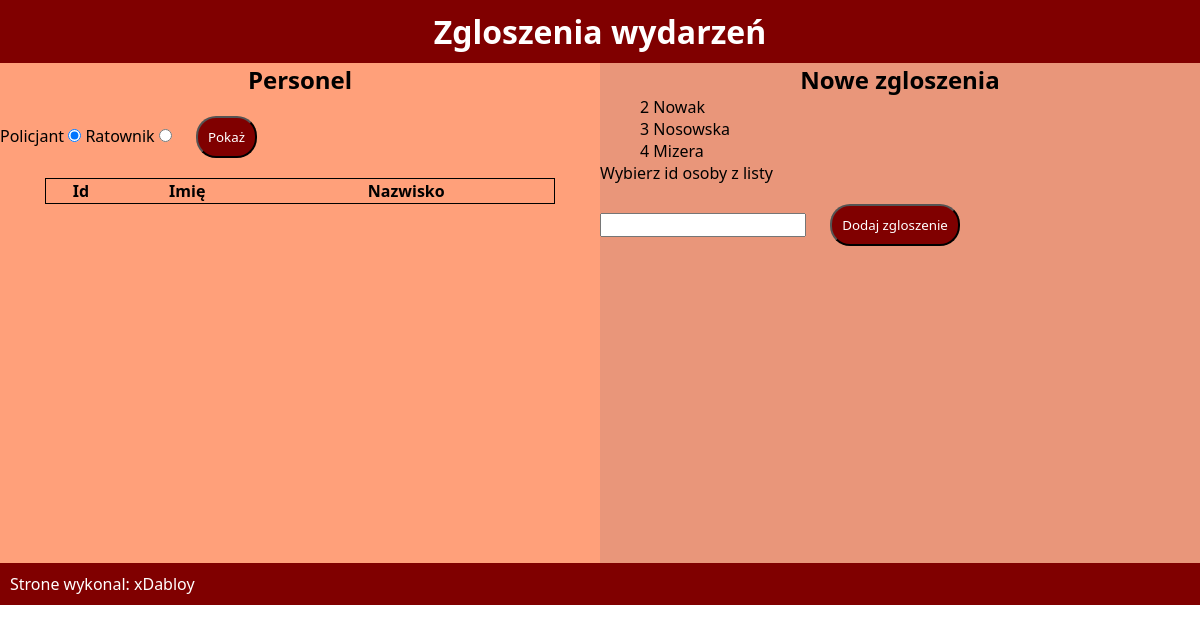
Screenshot of /inf03_20.02/index.php with the database file from the repository.
### tables this page shows
CREATE TABLE IF NOT EXISTS `personel` (
  `id` int(11) NOT NULL,
  `imie` varchar(20) NOT NULL,
  `nazwisko` varchar(50) NOT NULL,
  `status` char(10) NOT NULL DEFAULT 'policjant'
);

### inf03_20.02/index.php (the view, shortened to what this page needs)
<?php
$server = "localhost";
$username = "root";
$password = "";
$database = "Zgloszenia";
$connection = mysqli_connect($server, $username, $password, $database);
?>
<!DOCTYPE html>
<html lang="pl">
<head>
    <link rel="stylesheet" href="styl.css">
</head>
<body>
    <div class="naglowek">
        <h1>Zgloszenia wydarzeń</h1>
    </div>
    <div class="glowny">
        <div class="lewy">
            <h2>Personel</h2>
            <form method="POST">
                <label for="policjant">Policjant</label>
                <input type="radio" id="policjant" name="personel" value="policjant" checked>
                <label for="ratownik">Ratownik</label>
                <input type="radio" id="ratownik" name="personel" value="ratownik">
                <button type="submit">Pokaż</button>
            </form>
            <table>
                <tr>
                    <th>Id</th>
                    <th>Imię</th>
                    <th>Nazwisko</th>
                </tr>
            </table>
        </div>
        <div class="prawy">
            <h2>Nowe zgloszenia</h2>
            <ol>
                <?php
                $query = 'SELECT personel.`id`, personel.`nazwisko` FROM `personel` WHERE personel.id NOT IN (SELECT rejestr.id_personel FROM rejestr)';
                $wynik_zapytania = mysqli_query($connection, $query);
                for ($i = 0; $i < mysqli_num_rows($wynik_zapytania); $i++) {
                    $dane = mysqli_fetch_array($wynik_zapytania);
                    echo "<li>$dane[id] $dane[nazwisko]</li>";
                }
                ?>
            </ol>
            <form method="POST">
                <p>Wybierz id osoby z listy</p>
                <input type="number">
                <button>Dodaj zgloszenie</button>
            </form>
        </div>
    </div>
    <div class="stopka">
        <p>Strone wykonal: xDabloy</p>
    </div>
</body>
</html>

### inf03_20.02/styl.css (style rules this page uses)
* { font-family: 'Segoe UI', Tahoma, Geneva, Verdana, sans-serif; margin: 0px; }
.naglowek, .stopka { background-color: maroon; color: white; padding: 10px; }
.stopka { display: flex; justify-content: left; align-items: flex-start; }
.lewy, .prawy { width: 50%; height: 500px; float: left; }
.lewy { background-color: lightsalmon; }
.prawy { background-color: darksalmon; }
h1, h2, h3 { text-align: center; }
table, tr { border: 1px solid black; }
table { width: 85%; margin: auto; border-collapse: collapse; }
button { background-color: maroon; color: white; margin: 20px; padding: 10px; border-radius: 20px; }
ol { list-style-type: none; }

### rows the page displays
personel: id "2", nazwisko "Nowak"
personel: id "3", nazwisko "Nosowska"
personel: id "4", nazwisko "Mizera"
